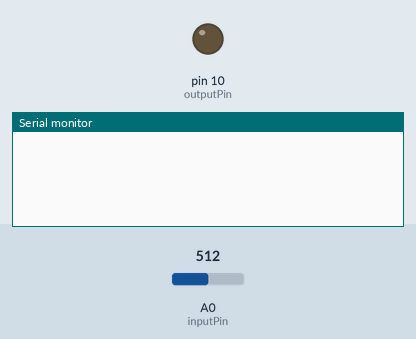
Simulated run of this sketch. Board: Arduino Uno, built with avr-gcc and run on an emulated ATmega328P. Shown: output pins drawn as LEDs (lit = HIGH), the last lines printed to the serial monitor. Inputs (shaded band) come from the test bench; at power-on: A0 (inputPin) = 512.

Above: at 1.2 s.
1.3 s: A0 (inputPin) set to 10
At 1.9 s:
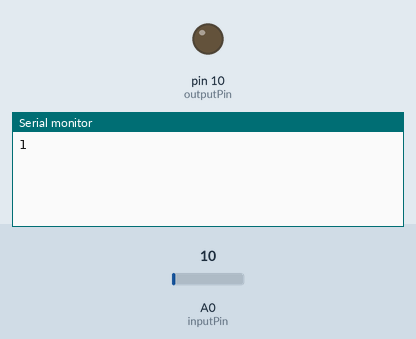
At 5.3 s:
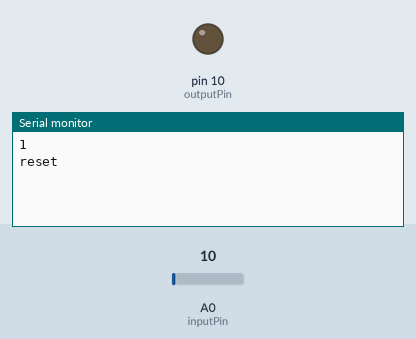

Measured:
- after the input at 1.3 s, the serial monitor: prints a new line at once (image 1)

The sketch:

morsekey.ino
```cpp
unsigned long downAt = 0;
unsigned long longPressedAt = 0;
unsigned long morsedAt = 0;

unsigned long debounceTimeout = 20;
unsigned long longPressTimeout = 500;
unsigned long resetTimeout = 3000;

int inputPin = A0;
int outputPin = 10;

class Morse
{
public:
  void add(bool value)
  {
    buffer[end] = value;
    end = (end + 1) % maxSize;

    if (size < maxSize)
    {
      size++;
    }
    else
    {
      start = (start + 1) % maxSize;
    }
  }

  bool check()
  {
    if (size != maxSize)
    {
      return false;
    }

    for (int i = 0; i < size; ++i)
    {
      int index = (start + i) % maxSize;
      if (buffer[index] != code[i])
      {
        return false;
      }
    }
    return true;
  }

  void reset()
  {
    start = 0;
    end = 0;
    size = 0;
    Serial.println("reset");
  }

  void print()
  {
    for (int i = 0; i < size; ++i)
    {
      int index = (start + i) % maxSize;
      Serial.print(buffer[index]);
    }
    Serial.println();
  }

private:
  static const int maxSize = 5;
  bool buffer[maxSize];
  bool code[maxSize] = {0, 0, 0, 0, 0}; // <- change this
  int start = 0;
  int end = 0;
  int size = 0;
};

class Debouncer
{
public:
  Debouncer(int64_t _timeout) : timeout(_timeout) {}
  bool update(bool value)
  {
    if (first)
    {
      state = value;
      previousValue = value;
      first = false;
    }

    if (value != previousValue)
    {
      startedAt = millis();
    }

    if (expired(startedAt, timeout))
    {
      state = value;
    }

    previousValue = value;
    return state;
  }

  static bool expired(unsigned long time, unsigned long _timeout)
  {
    return time && (millis() - time) >= _timeout;
  }

private:
  bool first = true;

  int64_t timeout;
  int64_t startedAt = 0;

  bool state;
  bool previousValue;
};

Debouncer debouncer(debounceTimeout);
Morse morse;

void setup()
{
  Serial.begin(115200);
  pinMode(inputPin, INPUT);
  pinMode(outputPin, OUTPUT);
}

void loop()
{
  bool state = debouncer.update(analogRead(inputPin) > 20);

  if (!downAt && state) // down
  {
    downAt = millis();
  }
  else if (downAt && !state)
  {
    downAt = 0;
    morsedAt = millis();

    if (longPressedAt) // long up
    {
      // Serial.println("long up");
      morse.add(true);
      morse.print();
      longPressedAt = 0;
    }
    else // up
    {
      morse.add(false);
      morse.print();
      // Serial.println("up");
    }

    if (morse.check())
    {
      Serial.println("open");
      digitalWrite(outputPin, HIGH);
      delay(1000);
      digitalWrite(outputPin, LOW);
    }
  }

  if (Debouncer::expired(downAt, longPressTimeout) && !longPressedAt) // long down
  {
    longPressedAt = millis();
  }

  if (Debouncer::expired(morsedAt, resetTimeout))
  {
    morse.reset();
    morse.print();
    morsedAt = 0;
  }
}
```
